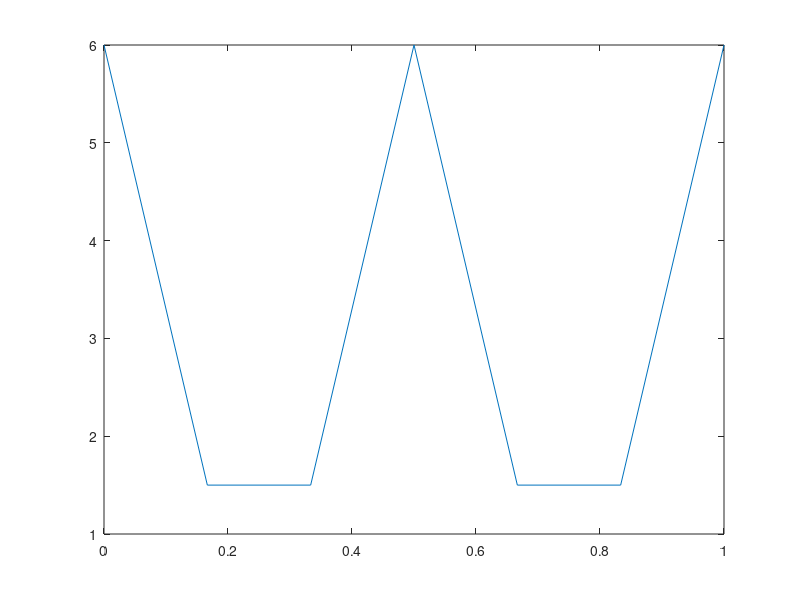

Write MATLAB code to recreate this figure. (Note: this script raises an error after producing the figure.)
clear all
fs = 6;
ts = 0:1/fs:1;
xn = 3+cos(2*pi*2*ts) + 2*cos(2*pi*4*ts);
figure(1);
plot(ts,xn);
figure(2);
sincInterpolation(xn,fs,10)

fs = 100; % sampling rate 100 samples per second
t = 0:1/fs: 1; %100 samples interval is 0.01 second (1/fs)
xsa = 3 + cos(2*pi*2*t)+2*cos(2*pi*4*t);
figure(4);
plot(t, xsa);